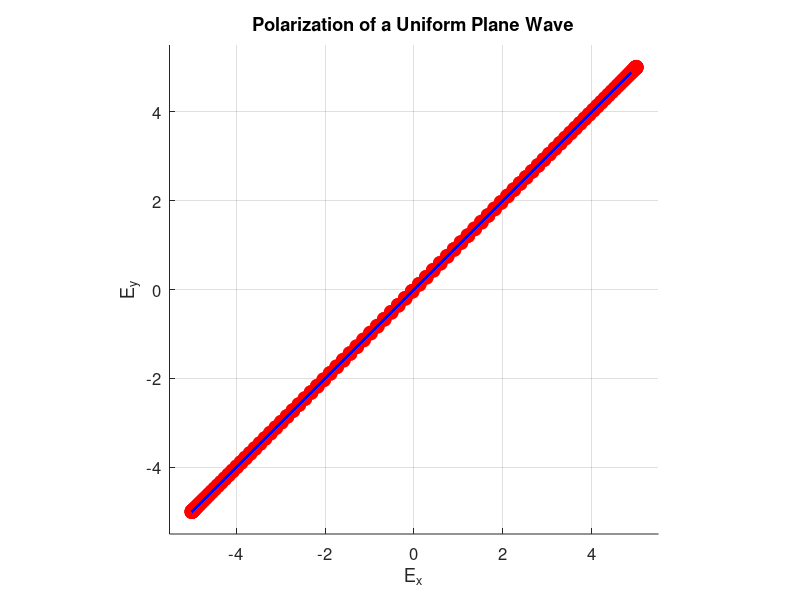

MATLAB code to generate this figure: (Note: this script raises an error after producing the figure.)
clc; clear; close all;

% Ask the user for input
A_x = input('Enter the amplitude of E_x (V/m): ');
A_y = input('Enter the amplitude of E_y (V/m): ');
phi_x = input('Enter the phase of E_x (degrees): ');
phi_y = input('Enter the phase of E_y (degrees): ');

% Convert degrees to radians and Compute delt 
phi_x = deg2rad(phi_x);
phi_y = deg2rad(phi_y);
delt = phi_y - phi_x;


% Define parameters
f = 1; % Frequency (1 Hz)
omega = 2 * pi * f; % Angular frequency
t = linspace(0, 1, 200); % Time samples over one period


% Compute Ex and Ey components
Ex = A_x * cos(omega * t);
Ey = A_y * cos(omega * t + delt);

% Compute ellipticity angle (χ) and rotation angle (γ)
psi_0 = atan(A_y./A_x);

gamma = (1/2) * atan(tan(2*psi_0) * cos(delt));
chi = (1/2) * asin(sin(2*psi_0) * sin(delt));


if cos(delt) < 0 && gamma > 0
    gamma = gamma - pi./2;
end
if cos(delt) > 0 && gamma < 0
    gamma = gamma + pi./2;
end
% Convert angles to degrees for display
gamma_deg = rad2deg(gamma);
chi_deg = rad2deg(chi);


% Create figure
% Animation loop to trace the polarization path
for i = 1:length(t)
    hold on;
    grid on;
    axis equal;
    xlim([-A_x-0.5, A_x+0.5]);
    ylim([-A_y-0.5, A_y+0.5]);
    xlabel('E_x');
    ylabel('E_y');
    title('Polarization of a Uniform Plane Wave');
    set(gca, 'FontSize', 12);
    
    % Plot the polarization ellipse
    plot(Ex, Ey, 'b', 'LineWidth', 1.5);
    
    % Mark the tip of the E-vector at the current time
    plot(Ex(i), Ey(i), 'ro', 'MarkerSize', 10, 'MarkerFaceColor', 'r');

    pause(0.005); % Adjust speed of animation
end



if (abs(delt) == 0) || (abs(delt) == pi)
    % polarization_type = 'Linear';
    handedness = 'N/A (Linear Polarization has no handedness)';    
elseif (A_x == A_y) && (abs(phi_y - phi_x) == pi/2)
    % polarization_type = 'Circular';
    % Determine Right-Handed (RHCP) or Left-Handed (LHCP)
    if (phi_y - phi_x) == pi/2
        handedness = 'Left-Hand Circular Polarization (LHCP)';
    else
        handedness = 'Right-Hand Circular Polarization (RHCP)';
    end
else
    % polarization_type = 'Elliptical';
    % Determine Right-Handed or Left-Handed
    if (chi_deg) > 0
        handedness = 'Left-Hand Elliptical Polarization';
    else
        handedness = 'Right-Hand Elliptical Polarization';
    end
end



% Display results
disp('--------------------------------------');
disp('Polarization animation completed.');
disp(['Rotation Angle (γ): ', num2str(round(gamma_deg,2)), ' degrees']);
disp(['Ellipticity Angle (χ): ', num2str(round(chi_deg,2)), ' degrees']);
disp(['Handedness: ', handedness]);
disp('--------------------------------------');
